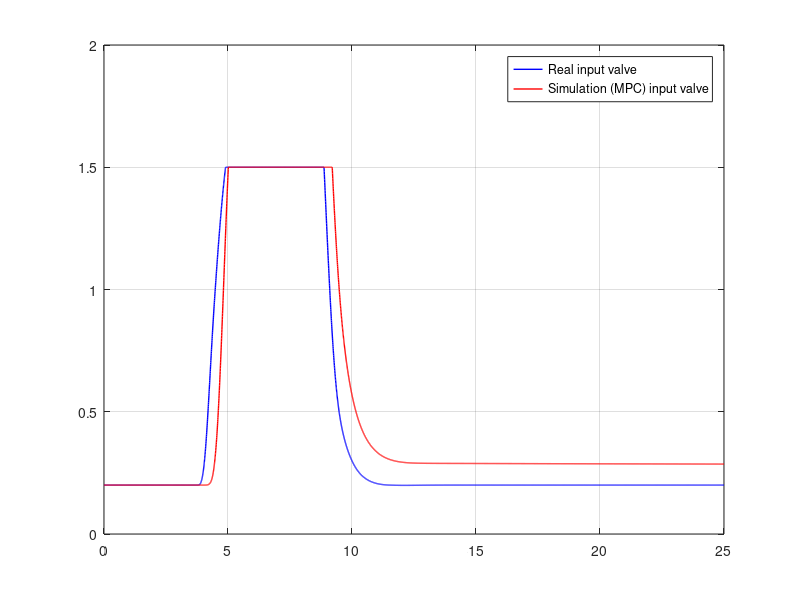

Write MATLAB code to recreate this figure. (Note: this script raises an error after producing the figure.)
% script to compare input VALVES signal control USING real and simulated (MPC) INPUTS

clear all;
clc;

%% path settings

real_data_path = 'C:\Users\giulio\Desktop\UNIVERSITA\TESI\active seat\Active_Seat_test\vigrade_offline_test\Real_data';
sim_data_path = 'C:\Users\giulio\Desktop\UNIVERSITA\TESI\active seat\Active_Seat_test\vigrade_offline_test\MATMPC_data';
main_path = 'C:\Users\giulio\Desktop\UNIVERSITA\TESI\active seat\Active_Seat_test\vigrade_offline_test';

%% plot settings
legend_size=12; %LEGEND SIZE SETTINGS
title_size=19;  %TITLE SIZE SETTINGS


%% load data

cd(real_data_path)
load real_out_valves.mat
sim_type_real = sim_type;
cd(sim_data_path)
load sim_out_valves.mat
sim_type_sim = sim_type;


if strcmp(sim_type_real, sim_type_sim)
    
    sim_valve_1 = lateral_out.signals.values(:,1);
    sim_valve_2 = lateral_out.signals.values(:,3);
    sim_valve_3 = rear_out.signals.values(:,2);
    sim_valve_4 = rear_out.signals.values(:,1);
    sim_valve_5 = lateral_out.signals.values(:,4);
    sim_valve_6 = lateral_out.signals.values(:,2);
%     sim_valve_7 =
%     sim_valve_8 =

    cd(real_data_path)
    load real_out_valves.mat
    
    real_valve_1 = lateral_out.signals.values(:,1);
    real_valve_2 = lateral_out.signals.values(:,3);
    real_valve_3 = rear_out.signals.values(:,2);
    real_valve_4 = rear_out.signals.values(:,1);
    real_valve_5 = lateral_out.signals.values(:,4);
    real_valve_6 = lateral_out.signals.values(:,2);
%     real_valve_7 =
%     real_valve_8 =

    time = lateral_out.time;
    
else
    error('different sim_type, prepare the data output correctly!!');
end

%% plots

% valve 1

figure;        
plot(time,real_valve_1,'b','Linewidth',1);
hold on; grid on;
plot(time,sim_valve_1,'r','Linewidth',1);
lgd = legend('Real input valve','Simulation (MPC) input valve');
lgd.FontSize= legend_size;
xlabel('time [s]'); ylabel('[Atm]');
title(['Compare [valve 1: bottom left] input control, Simulation: ',sim_type],'FontSize',title_size,'Interpreter', 'none')

figure;        
plot(time,real_valve_2,'b','Linewidth',1);
hold on; grid on;
plot(time,sim_valve_2,'r','Linewidth',1);
lgd = legend('Real input valve','Simulation (MPC) input valve');
lgd.FontSize= legend_size;
xlabel('time [s]'); ylabel('[Atm]');
title(['Compare [valve 2:top left] input control, Simulation: ',sim_type],'FontSize',title_size,'Interpreter', 'none')

figure;        
plot(time,real_valve_3,'b','Linewidth',1);
hold on; grid on;
plot(time,sim_valve_3,'r','Linewidth',1);
lgd = legend('Real input valve','Simulation (MPC) input valve');
lgd.FontSize= legend_size;
xlabel('time [s]'); ylabel('[Atm]');
title(['Compare [valve 3:rear left] input control, Simulation: ',sim_type],'FontSize',title_size,'Interpreter', 'none')

figure;        
plot(time,real_valve_4,'b','Linewidth',1);
hold on; grid on;
plot(time,sim_valve_4,'r','Linewidth',1);
lgd = legend('Real input valve','Simulation (MPC) input valve');
lgd.FontSize= legend_size;
xlabel('time [s]'); ylabel('[Atm]');
title(['Compare [valve 4: rear right] input control, Simulation: ',sim_type],'FontSize',title_size,'Interpreter', 'none')

figure;        
plot(time,real_valve_5,'b','Linewidth',1);
hold on; grid on;
plot(time,sim_valve_5,'r','Linewidth',1);
lgd = legend('Real input valve','Simulation (MPC) input valve');
lgd.FontSize= legend_size;
xlabel('time [s]'); ylabel('[Atm]');
title(['Compare [valve 5: top right] input control, Simulation: ',sim_type],'FontSize',title_size,'Interpreter', 'none')

figure;        
plot(time,real_valve_6,'b','Linewidth',1);
hold on; grid on;
plot(time,sim_valve_6,'r','Linewidth',1);
lgd = legend('Real input valve','Simulation (MPC) input valve');
lgd.FontSize= legend_size;
xlabel('time [s]'); ylabel('[Atm]');
title(['Compare [valve 6: bottom right] input control, Simulation: ',sim_type],'FontSize',title_size,'Interpreter', 'none')